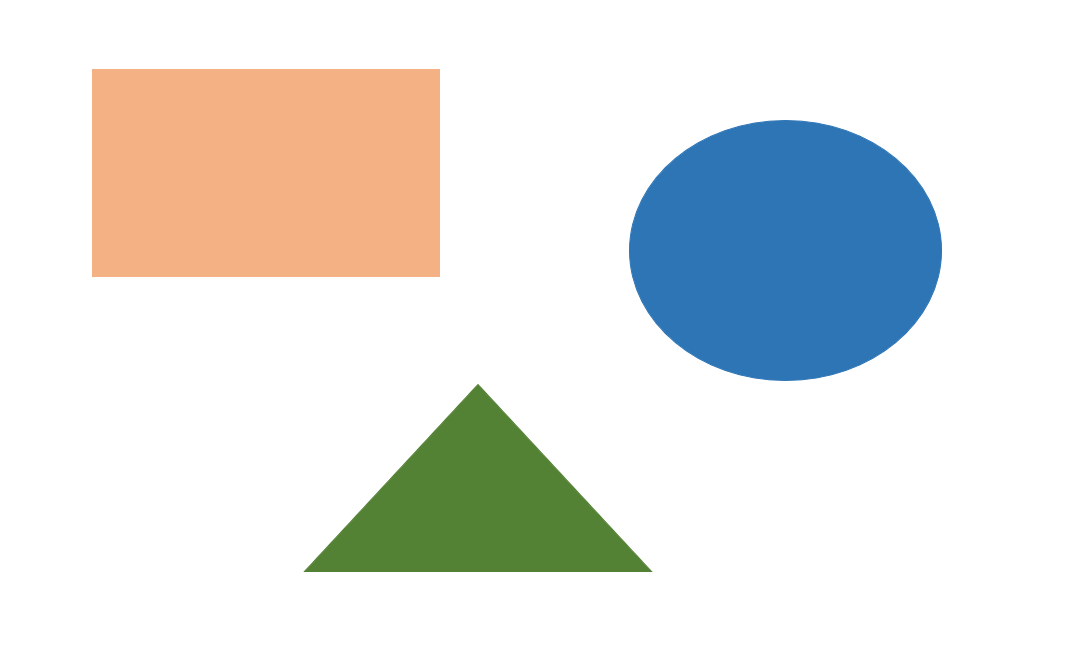
#> input picture Day17/2.Practice/image.png, 1069 x 651 px
$ jupyter execute Contour_and_shape_Practice.ipynb
#> lines starting #> are read from the running program, lines starting #| are printed output that depends on the picture; after the words box and inside, x2 and y2 are one past the last pixel; in counts of white or black regions, pixels touching at a corner belong together
# Contour

[cell 1]
import cv2
import numpy as np
from google.colab.patches import cv2_imshow

[cell 2]
image = cv2.imread('image.png')
#> image is the input picture: shape (651, 1069, 3); mean B, G, R 225.8, 228.3, 226.5

[cell 3]
cv2_imshow(image)

# 1. Convert to Grayscale

[cell 4]
gray = cv2.cvtColor(image, cv2.COLOR_BGR2GRAY)
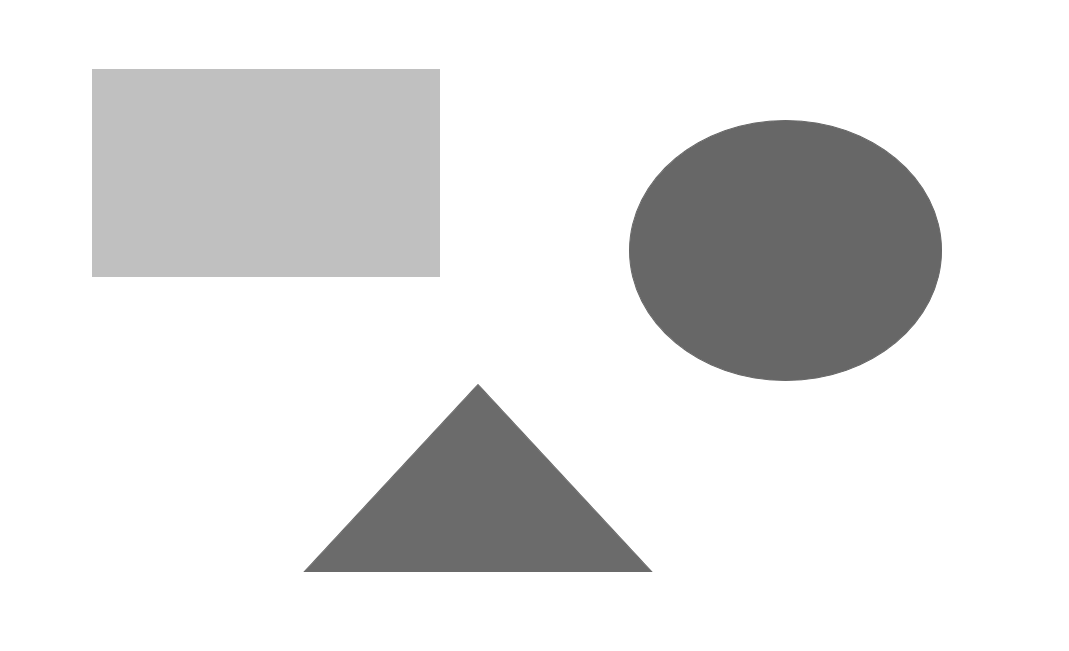
#> gray: shape (651, 1069); min 103, max 255, mean 227.5

[cell 5]
cv2_imshow(gray)

# 2. Apply Thresholding

[cell 6]
_, threshold = cv2.threshold(gray, 200, 255, cv2.THRESH_BINARY)
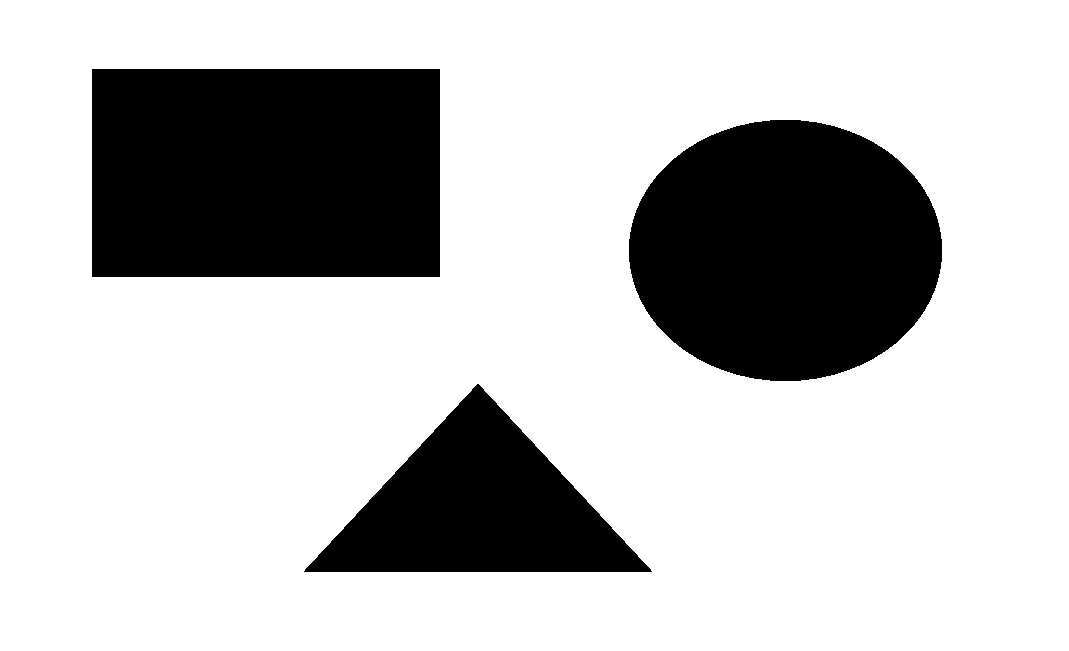
#> threshold: shape (651, 1069); 75.6% white; 3 black regions, box (x1, y1, x2, y2) and area: (92, 69, 440, 277) 72384, (629, 120, 942, 381) 64229, (304, 384, 652, 572) 32954
cv2_imshow(threshold)

# 2. Edge Detection using Canny Function

[cell 7]
edged = cv2.Canny(threshold, 30, 200)
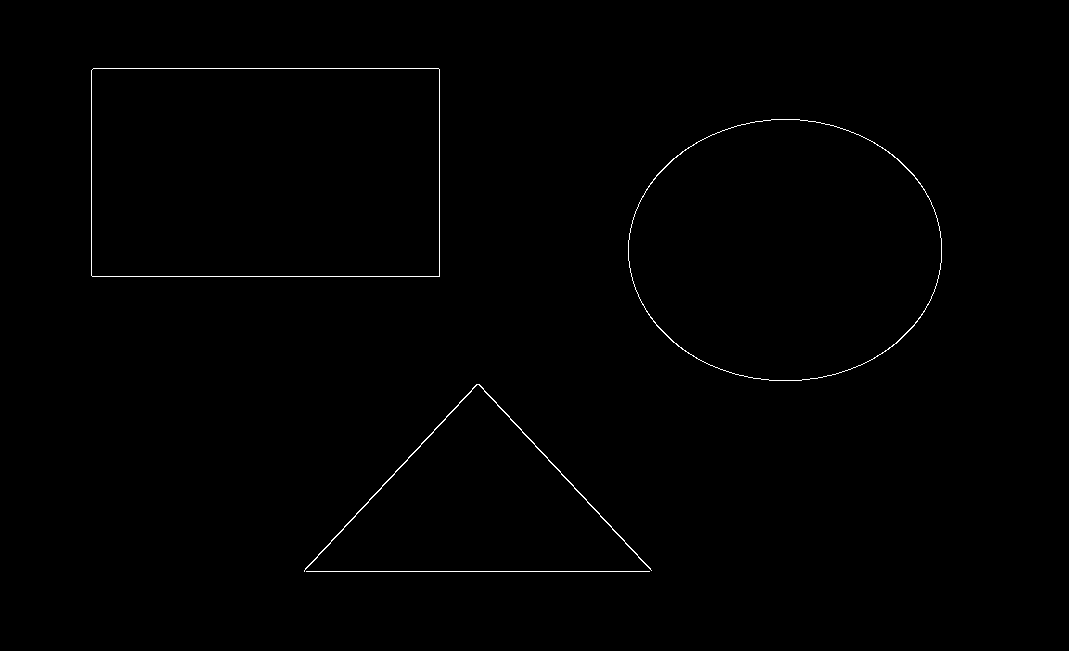
#> edged: shape (651, 1069); 0.44% white in thin lines or dots, all inside (x1, y1, x2, y2) = (91, 68, 942, 572)

# 3. Find Contoures

[cell 8]
contours, hierarchy = cv2.findContours(edged,cv2.RETR_EXTERNAL, cv2.CHAIN_APPROX_SIMPLE)
#> contours = 4 contours, 1 with area under 20; largest, box (x1, y1, x2, y2) and area: (91, 68, 440, 277) 72381, (628, 119, 942, 381) 64292, (304, 384, 652, 572) 317

# 4. Visualize contour

[cell 9]
cv2_imshow(edged)

# 5. find contour Length

[cell 10]
print("Number of Contours Found = " + str(len(contours)))
#| Number of Contours Found = 4

# 6. Draw Contour on the Real Image

[cell 11]
cv2.drawContours(image, contours, -1, (0, 255, 0), 3)
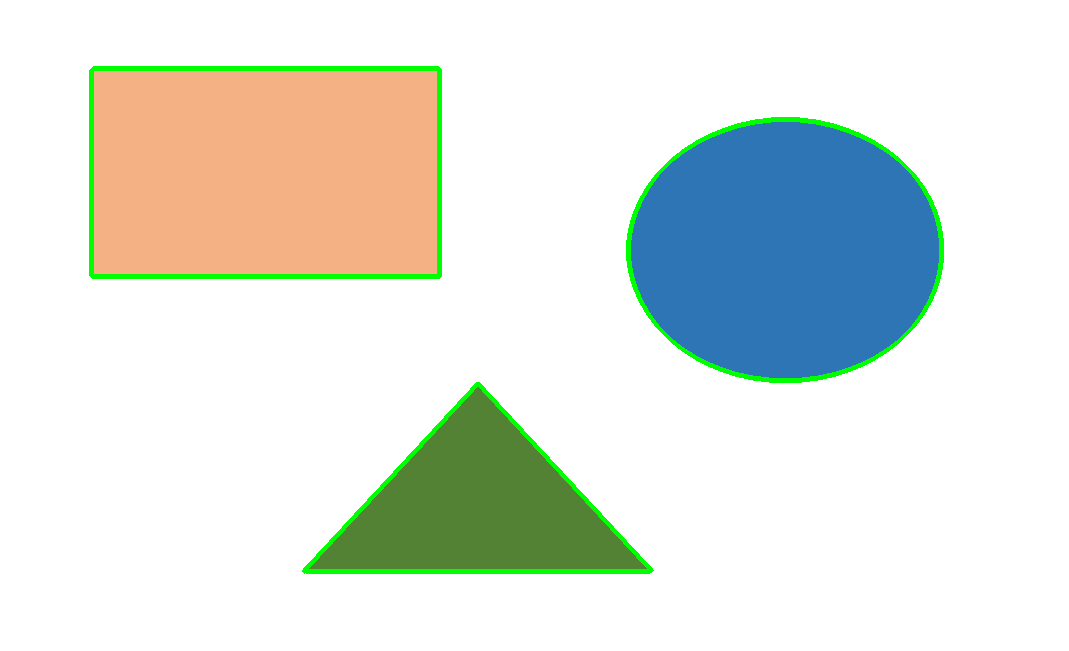
#> image: shape (651, 1069, 3); 1.94% of pixels changed, all inside (x1, y1, x2, y2) = (89, 66, 944, 574)
cv2_imshow(image)

# 7. Calculate Area and Perimeter of each contour

[cell 12]
for i, contour in enumerate(contours):
    area = cv2.contourArea(contour)
    perimeter = cv2.arcLength(contour, True)

    print(f"Contour {i+1}")
    print(f"Area      : {area:.2f}")
    print(f"Perimeter : {perimeter:.2f}")
#> this loop made 4 passes
#> (area, perimeter) on passes 2 to 4: (317, 1035.8), (64292, 953.5), (72381, 1109.7)
#| Contour 1
#| Area      : 0.00
#| Perimeter : 686.00
#| Contour 2
#| Area      : 317.00
#| Perimeter : 1035.81
#| Contour 3
#| Area      : 64292.00
#| Perimeter : 953.52
#| Contour 4
#> (further printed lines are left out)

# Shape Detection

[cell 13]
result = image.copy()

[cell 14]
# Loop through each contour
for contour in contours:

    # Ignore very small contours (noise)
    if cv2.contourArea(contour) < 100:
        continue

    # Calculate area and perimeter
    area = cv2.contourArea(contour)
    perimeter = cv2.arcLength(contour, True)

    print(f"Area: {area:.2f}")
    print(f"Perimeter: {perimeter:.2f}")

    # Draw Bounding Rectangle
    x, y, w, h = cv2.boundingRect(contour)
    cv2.rectangle(result, (x, y), (x + w, y + h), (255, 0, 0), 2)

    # Approximate the contour
    hull = cv2.convexHull(contour)
    approx = cv2.approxPolyDP(hull, 0.02 * cv2.arcLength(hull, True), True)

    print("Vertices:", len(approx))

    # Detect Shape
    sides = len(approx)

    if sides == 3:
        shape = "Triangle"

    elif sides == 4:
        aspect_ratio = w / float(h)
        if 0.95 <= aspect_ratio <= 1.05:
            shape = "Square"
        else:
            shape = "Rectangle"

    elif sides == 5:
        shape = "Pentagon"

    elif sides == 6:
        shape = "Hexagon"

    else:
        shape = "Circle"

    # Draw contour
    cv2.drawContours(result, [contour], -1, (0, 255, 0), 2)

    # Write shape name
    cv2.putText(
        result,
        shape,
        (x, y - 10),
        cv2.FONT_HERSHEY_SIMPLEX,
        0.6,
        (0, 0, 255),
        2
    )
#> this loop made 4 passes
#> (area, perimeter, x, y, w, h, approx, sides) on pass 4: (72381, 1109.7, 91, 68, 349, 209, [[439, 69], [439, 276], [91, 275], [93, 68]], 4)
#> (area, perimeter, x, y, w, h, approx, sides) on pass 2: (317, 1035.8, 304, 384, 348, 188, [[651, 570], [304, 571], [476, 384]], 3)
#| Area: 317.00
#| Perimeter: 1035.81
#| Vertices: 3
#| Area: 64292.00
#| Perimeter: 953.52
#| Vertices: 8
#| Area: 72381.00
#| Perimeter: 1109.66
#| Vertices: 4
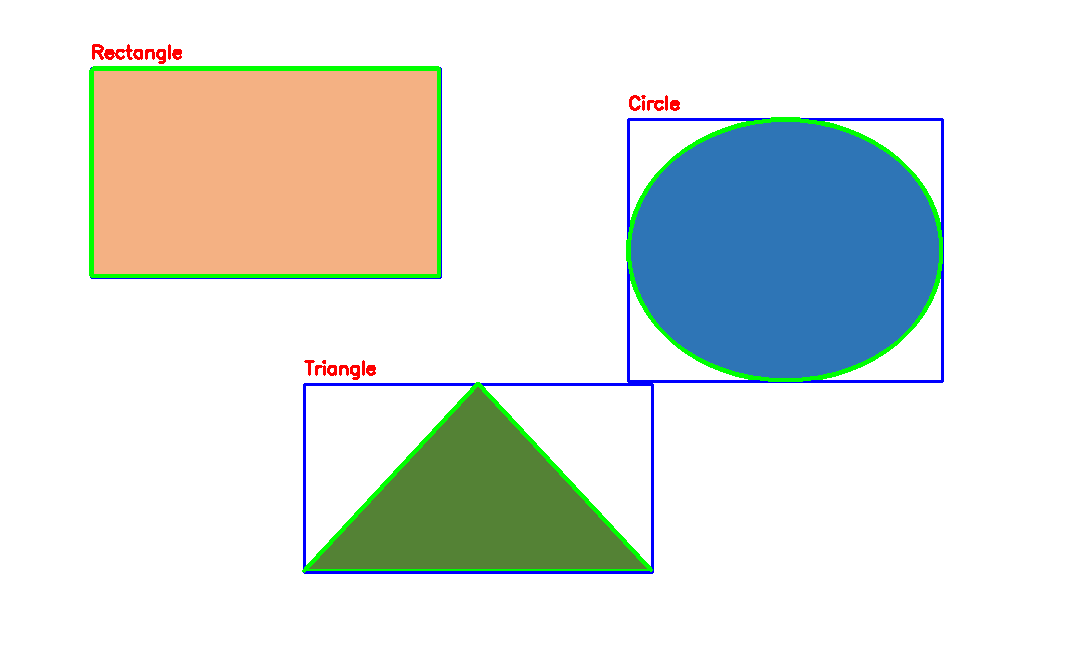
#> result: shape (651, 1069, 3); 1.21% of pixels changed, all inside (x1, y1, x2, y2) = (90, 44, 944, 574)

# Display Final Result
cv2_imshow(result)
